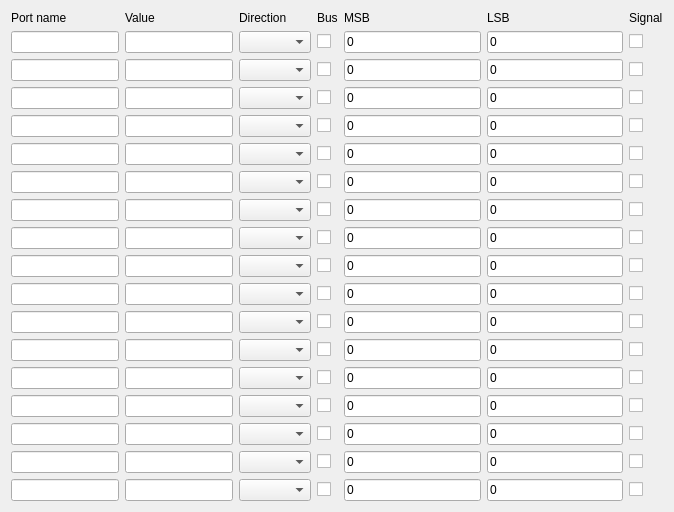
         <widget class="QWidget" name="scrollAreaWidgetContents">
          <property name="geometry">
           <rect>
            <x>0</x>
            <y>-259</y>
            <width>674</width>
            <height>485</height>
           </rect>
          </property>
          <layout class="QGridLayout" name="gridLayout_3">
           <item row="0" column="0">
            <widget class="QLabel" name="label_3">
             <property name="maximumSize">
              <size>
               <width>16777215</width>
               <height>25</height>
              </size>
             </property>
             <property name="text">
              <string>Port name</string>
             </property>
            </widget>
           </item>
           <item row="0" column="1">
            <widget class="QLabel" name="label_9">
             <property name="text">
              <string>Value</string>
             </property>
            </widget>
           </item>
           <item row="0" column="2">
            <widget class="QLabel" name="label_4">
             <property name="text">
              <string>Direction</string>
             </property>
            </widget>
           </item>
           <item row="0" column="3">
            <widget class="QLabel" name="label_5">
             <property name="text">
              <string>Bus</string>
             </property>
            </widget>
           </item>
           <item row="0" column="4">
            <widget class="QLabel" name="label_6">
             <property name="text">
              <string>MSB</string>
             </property>
            </widget>
           </item>
           <item row="0" column="5">
            <widget class="QLabel" name="label_7">
             <property name="text">
              <string>LSB</string>
             </property>
            </widget>
           </item>
           <item row="1" column="0">
            <widget class="QLineEdit" name="editPort_9"/>
           </item>
           <item row="1" column="1">
            <widget class="QLineEdit" name="editValue_9">
             <property name="text">
              <string/>
             </property>
            </widget>
           </item>
           <item row="1" column="2">
            <widget class="QComboBox" name="comboDirection_9">
             <property name="currentIndex">
              <number>-1</number>
             </property>
             <property name="minimumContentsLength">
              <number>0</number>
             </property>
            </widget>
           </item>
           <item row="1" column="3">
            <widget class="QCheckBox" name="checkBus_9">
             <property name="text">
              <string/>
             </property>
            </widget>
           </item>
           <item row="1" column="4">
            <widget class="QLineEdit" name="editMSB_9">
             <property name="sizePolicy">
              <sizepolicy hsizetype="Preferred" vsizetype="Fixed">
               <horstretch>5</horstretch>
               <verstretch>0</verstretch>
              </sizepolicy>
             </property>
             <property name="text">
              <string>0</string>
             </property>
            </widget>
           </item>
           <item row="1" column="5">
            <widget class="QLineEdit" name="editLSB_9">
             <property name="sizePolicy">
              <sizepolicy hsizetype="Expanding" vsizetype="Fixed">
               <horstretch>5</horstretch>
               <verstretch>0</verstretch>
              </sizepolicy>
             </property>
             <property name="text">
              <string>0</string>
             </property>
            </widget>
           </item>
           <item row="1" column="6">
            <widget class="QCheckBox" name="checkSignal_9">
             <property name="sizePolicy">
              <sizepolicy hsizetype="Minimum" vsizetype="Fixed">
               <horstretch>0</horstretch>
               <verstretch>0</verstretch>
              </sizepolicy>
             </property>
             <property name="text">
              <string/>
             </property>
            </widget>
           </item>
           <item row="2" column="0">
            <widget class="QLineEdit" name="editPort_10"/>
           </item>
           <item row="2" column="1">
            <widget class="QLineEdit" name="editValue_10">
             <property name="text">
              <string/>
             </property>
            </widget>
           </item>
           <item row="2" column="2">
            <widget class="QComboBox" name="comboDirection_10"/>
           </item>
           <item row="2" column="3">
            <widget class="QCheckBox" name="checkBus_10">
             <property name="text">
              <string/>
             </property>
            </widget>
           </item>
           <item row="2" column="4">
            <widget class="QLineEdit" name="editMSB_10">
             <property name="sizePolicy">
              <sizepolicy hsizetype="Expanding" vsizetype="Fixed">
               <horstretch>5</horstretch>
               <verstretch>0</verstretch>
              </sizepolicy>
             </property>
             <property name="text">
              <string>0</string>
             </property>
            </widget>
           </item>
           <item row="2" column="5">
            <widget class="QLineEdit" name="editLSB_10">
             <property name="sizePolicy">
              <sizepolicy hsizetype="Expanding" vsizetype="Fixed">
               <horstretch>5</horstretch>
               <verstretch>0</verstretch>
              </sizepolicy>
             </property>
             <property name="text">
              <string>0</string>
             </property>
            </widget>
           </item>
           <item row="2" column="6">
            <widget class="QCheckBox" name="checkSignal_10">
             <property name="sizePolicy">
              <sizepolicy hsizetype="Minimum" vsizetype="Fixed">
               <horstretch>0</horstretch>
               <verstretch>0</verstretch>
              </sizepolicy>
             </property>
             <property name="text">
              <string/>
             </property>
            </widget>
           </item>
           <item row="3" column="0">
            <widget class="QLineEdit" name="editPort_11"/>
           </item>
           <item row="3" column="1">
            <widget class="QLineEdit" name="editValue_11">
             <property name="text">
              <string/>
             </property>
            </widget>
           </item>
           <item row="3" column="2">
            <widget class="QComboBox" name="comboDirection_11"/>
           </item>
           <item row="3" column="3">
            <widget class="QCheckBox" name="checkBus_11">
             <property name="text">
              <string/>
             </property>
            </widget>
           </item>
           <item row="3" column="4">
            <widget class="QLineEdit" name="editMSB_11">
             <property name="sizePolicy">
              <sizepolicy hsizetype="Expanding" vsizetype="Fixed">
               <horstretch>5</horstretch>
               <verstretch>0</verstretch>
              </sizepolicy>
             </property>
             <property name="text">
              <string>0</string>
             </property>
            </widget>
           </item>
           <item row="3" column="5">
            <widget class="QLineEdit" name="editLSB_11">
             <property name="sizePolicy">
              <sizepolicy hsizetype="Expanding" vsizetype="Fixed">
               <horstretch>5</horstretch>
               <verstretch>0</verstretch>
              </sizepolicy>
             </property>
             <property name="text">
              <string>0</string>
             </property>
            </widget>
           </item>
           <item row="3" column="6">
            <widget class="QCheckBox" name="checkSignal_11">
             <property name="sizePolicy">
              <sizepolicy hsizetype="Minimum" vsizetype="Fixed">
               <horstretch>0</horstretch>
               <verstretch>0</verstretch>
              </sizepolicy>
             </property>
             <property name="text">
              <string/>
             </property>
            </widget>
           </item>
           <item row="4" column="0">
            <widget class="QLineEdit" name="editPort_12"/>
           </item>
           <item row="4" column="1">
            <widget class="QLineEdit" name="editValue_12">
             <property name="text">
              <string/>
             </property>
            </widget>
           </item>
           <item row="4" column="2">
            <widget class="QComboBox" name="comboDirection_12"/>
           </item>
           <item row="4" column="3">
            <widget class="QCheckBox" name="checkBus_12">
             <property name="text">
              <string/>
             </property>
            </widget>
           </item>
           <item row="4" column="4">
            <widget class="QLineEdit" name="editMSB_12">
             <property name="sizePolicy">
              <sizepolicy hsizetype="Expanding" vsizetype="Fixed">
               <horstretch>5</horstretch>
               <verstretch>0</verstretch>
              </sizepolicy>
             </property>
             <property name="text">
              <string>0</string>
             </property>
            </widget>
           </item>
           <item row="4" column="5">
            <widget class="QLineEdit" name="editLSB_12">
             <property name="sizePolicy">
              <sizepolicy hsizetype="Expanding" vsizetype="Fixed">
               <horstretch>5</horstretch>
               <verstretch>0</verstretch>
              </sizepolicy>
             </property>
             <property name="text">
              <string>0</string>
             </property>
            </widget>
           </item>
           <item row="4" column="6">
            <widget class="QCheckBox" name="checkSignal_12">
             <property name="sizePolicy">
              <sizepolicy hsizetype="Minimum" vsizetype="Fixed">
               <horstretch>0</horstretch>
               <verstretch>0</verstretch>
              </sizepolicy>
             </property>
             <property name="text">
              <string/>
             </property>
            </widget>
           </item>
           <item row="5" column="0">
            <widget class="QLineEdit" name="editPort_13"/>
           </item>
           <item row="5" column="1">
            <widget class="QLineEdit" name="editValue_13">
             <property name="text">
              <string/>
             </property>
            </widget>
           </item>
           <item row="5" column="2">
            <widget class="QComboBox" name="comboDirection_13"/>
           </item>
           <item row="5" column="3">
            <widget class="QCheckBox" name="checkBus_13">
             <property name="text">
              <string/>
             </property>
            </widget>
           </item>
           <item row="5" column="4">
            <widget class="QLineEdit" name="editMSB_13">
             <property name="sizePolicy">
              <sizepolicy hsizetype="Expanding" vsizetype="Fixed">
               <horstretch>5</horstretch>
               <verstretch>0</verstretch>
              </sizepolicy>
             </property>
             <property name="text">
              <string>0</string>
             </property>
            </widget>
           </item>
           <item row="5" column="5">
            <widget class="QLineEdit" name="editLSB_13">
             <property name="sizePolicy">
              <sizepolicy hsizetype="Expanding" vsizetype="Fixed">
               <horstretch>5</horstretch>
               <verstretch>0</verstretch>
              </sizepolicy>
             </property>
             <property name="text">
              <string>0</string>
             </property>
            </widget>
           </item>
           <item row="5" column="6">
            <widget class="QCheckBox" name="checkSignal_13">
             <property name="sizePolicy">
              <sizepolicy hsizetype="Minimum" vsizetype="Fixed">
               <horstretch>0</horstretch>
               <verstretch>0</verstretch>
              </sizepolicy>
             </property>
             <property name="text">
              <string/>
             </property>
            </widget>
           </item>
           <item row="6" column="3">
            <widget class="QCheckBox" name="checkBus_14">
             <property name="text">
              <string/>
             </property>
            </widget>
           </item>
           <item row="7" column="3">
            <widget class="QCheckBox" name="checkBus_15">
             <property name="text">
              <string/>
             </property>
            </widget>
           </item>
           <item row="6" column="4">
            <widget class="QLineEdit" name="editMSB_14">
             <property name="sizePolicy">
              <sizepolicy hsizetype="Expanding" vsizetype="Fixed">
               <horstretch>5</horstretch>
               <verstretch>0</verstretch>
              </sizepolicy>
             </property>
             <property name="text">
              <string>0</string>
             </property>
            </widget>
           </item>
           <item row="6" column="5">
            <widget class="QLineEdit" name="editLSB_14">
             <property name="sizePolicy">
              <sizepolicy hsizetype="Expanding" vsizetype="Fixed">
               <horstretch>5</horstretch>
               <verstretch>0</verstretch>
              </sizepolicy>
             </property>
             <property name="text">
              <string>0</string>
             </property>
            </widget>
           </item>
           <item row="6" column="6">
            <widget class="QCheckBox" name="checkSignal_14">
             <property name="sizePolicy">
              <sizepolicy hsizetype="Minimum" vsizetype="Fixed">
               <horstretch>0</horstretch>
               <verstretch>0</verstretch>
              </sizepolicy>
             </property>
             <property name="text">
              <string/>
             </property>
            </widget>
           </item>
           <item row="7" column="6">
            <widget class="QCheckBox" name="checkSignal_15">
             <property name="sizePolicy">
              <sizepolicy hsizetype="Minimum" vsizetype="Fixed">
               <horstretch>0</horstretch>
               <verstretch>0</verstretch>
              </sizepolicy>
             </property>
             <property name="text">
              <string/>
             </property>
            </widget>
           </item>
           <item row="8" column="6">
            <widget class="QCheckBox" name="checkSignal_16">
             <property name="sizePolicy">
              <sizepolicy hsizetype="Minimum" vsizetype="Fixed">
               <horstretch>0</horstretch>
               <verstretch>0</verstretch>
              </sizepolicy>
             </property>
             <property name="text">
              <string/>
             </property>
            </widget>
           </item>
           <item row="6" column="2">
            <widget class="QComboBox" name="comboDirection_14"/>
           </item>
           <item row="6" column="0">
            <widget class="QLineEdit" name="editPort_14"/>
           </item>
           <item row="6" column="1">
            <widget class="QLineEdit" name="editValue_14">
             <property name="text">
              <string/>
             </property>
            </widget>
           </item>
           <item row="8" column="3">
            <widget class="QCheckBox" name="checkBus_16">
             <property name="text">
              <string/>
             </property>
            </widget>
           </item>
           <item row="7" column="4">
            <widget class="QLineEdit" name="editMSB_15">
             <property name="sizePolicy">
              <sizepolicy hsizetype="Expanding" vsizetype="Fixed">
               <horstretch>5</horstretch>
               <verstretch>0</verstretch>
              </sizepolicy>
             </property>
             <property name="text">
              <string>0</string>
             </property>
            </widget>
           </item>
           <item row="7" column="5">
            <widget class="QLineEdit" name="editLSB_15">
             <property name="sizePolicy">
              <sizepolicy hsizetype="Expanding" vsizetype="Fixed">
               <horstretch>5</horstretch>
               <verstretch>0</verstretch>
              </sizepolicy>
             </property>
             <property name="text">
              <string>0</string>
             </property>
            </widget>
           </item>
           <item row="7" column="2">
            <widget class="QComboBox" name="comboDirection_15"/>
           </item>
           <item row="7" column="0">
            <widget class="QLineEdit" name="editPort_15"/>
           </item>
           <item row="7" column="1">
            <widget class="QLineEdit" name="editValue_15">
             <property name="text">
              <string/>
             </property>
            </widget>
           </item>
           <item row="8" column="5">
            <widget class="QLineEdit" name="editLSB_16">
             <property name="sizePolicy">
              <sizepolicy hsizetype="Expanding" vsizetype="Fixed">
               <horstretch>5</horstretch>
               <verstretch>0</verstretch>
              </sizepolicy>
             </property>
             <property name="text">
              <string>0</string>
             </property>
            </widget>
           </item>
           <item row="8" column="4">
            <widget class="QLineEdit" name="editMSB_16">
             <property name="sizePolicy">
              <sizepolicy hsizetype="Expanding" vsizetype="Fixed">
               <horstretch>5</horstretch>
               <verstretch>0</verstretch>
              </sizepolicy>
             </property>
             <property name="text">
              <string>0</string>
             </property>
            </widget>
           </item>
           <item row="8" column="2">
            <widget class="QComboBox" name="comboDirection_16"/>
           </item>
           <item row="8" column="1">
            <widget class="QLineEdit" name="editValue_16">
             <property name="text">
              <string/>
             </property>
            </widget>
           </item>
           <item row="8" column="0">
            <widget class="QLineEdit" name="editPort_16"/>
           </item>
           <item row="18" column="0" colspan="7">
            <spacer name="verticalSpacer_2">
             <property name="orientation">
              <enum>Qt::Vertical</enum>
             </property>
             <property name="sizeHint" stdset="0">
              <size>
               <width>20</width>
               <height>40</height>
              </size>
             </property>
            </spacer>
           </item>
           <item row="0" column="6">
            <widget class="QLabel" name="label_8">
             <property name="text">
              <string>Signal</string>
             </property>
            </widget>
           </item>
           <item row="9" column="0">
            <widget class="QLineEdit" name="editPort_17"/>
           </item>
           <item row="9" column="1">
            <widget class="QLineEdit" name="editValue_17"/>
           </item>
           <item row="9" column="2">
            <widget class="QComboBox" name="comboDirection_17"/>
           </item>
           <item row="9" column="3">
            <widget class="QCheckBox" name="checkBus_17">
             <property name="text">
              <string/>
             </property>
            </widget>
           </item>
           <item row="9" column="4">
            <widget class="QLineEdit" name="editMSB_17">
             <property name="text">
              <string>0</string>
             </property>
            </widget>
           </item>
           <item row="9" column="5">
            <widget class="QLineEdit" name="editLSB_17">
             <property name="text">
              <string>0</string>
             </property>
            </widget>
           </item>
           <item row="10" column="0">
            <widget class="QLineEdit" name="editPort_18"/>
           </item>
           <item row="11" column="0">
            <widget class="QLineEdit" name="editPort_19"/>
           </item>
           <item row="12" column="0">
            <widget class="QLineEdit" name="editPort_20"/>
           </item>
           <item row="13" column="0">
            <widget class="QLineEdit" name="editPort_21"/>
           </item>
           <item row="14" column="0">
            <widget class="QLineEdit" name="editPort_22"/>
           </item>
           <item row="15" column="0">
            <widget class="QLineEdit" name="editPort_23"/>
           </item>
           <item row="16" column="0">
            <widget class="QLineEdit" name="editPort_24"/>
           </item>
           <item row="17" column="0">
            <widget class="QLineEdit" name="editPort_25"/>
           </item>
           <item row="10" column="1">
            <widget class="QLineEdit" name="editValue_18"/>
           </item>
           <item row="11" column="1">
            <widget class="QLineEdit" name="editValue_19"/>
           </item>
           <item row="12" column="1">
            <widget class="QLineEdit" name="editValue_20"/>
           </item>
           <item row="13" column="1">
            <widget class="QLineEdit" name="editValue_21"/>
           </item>
           <item row="14" column="1">
            <widget class="QLineEdit" name="editValue_22"/>
           </item>
           <item row="15" column="1">
            <widget class="QLineEdit" name="editValue_23"/>
           </item>
           <item row="16" column="1">
            <widget class="QLineEdit" name="editValue_24"/>
           </item>
           <item row="17" column="1">
            <widget class="QLineEdit" name="editValue_25"/>
           </item>
           <item row="10" column="2">
            <widget class="QComboBox" name="comboDirection_18"/>
           </item>
           <item row="11" column="2">
            <widget class="QComboBox" name="comboDirection_19"/>
           </item>
           <item row="12" column="2">
            <widget class="QComboBox" name="comboDirection_20"/>
           </item>
           <item row="13" column="2">
            <widget class="QComboBox" name="comboDirection_21"/>
           </item>
           <item row="14" column="2">
            <widget class="QComboBox" name="comboDirection_22"/>
           </item>
           <item row="15" column="2">
            <widget class="QComboBox" name="comboDirection_23"/>
           </item>
           <item row="16" column="2">
            <widget class="QComboBox" name="comboDirection_24"/>
           </item>
           <item row="17" column="2">
            <widget class="QComboBox" name="comboDirection_25"/>
           </item>
           <item row="10" column="3">
            <widget class="QCheckBox" name="checkBus_18">
             <property name="text">
              <string/>
             </property>
            </widget>
           </item>
           <item row="11" column="3">
            <widget class="QCheckBox" name="checkBus_19">
             <property name="text">
              <string/>
             </property>
            </widget>
           </item>
           <item row="12" column="3">
            <widget class="QCheckBox" name="checkBus_20">
             <property name="text">
              <string/>
             </property>
            </widget>
           </item>
           <item row="13" column="3">
            <widget class="QCheckBox" name="checkBus_21">
             <property name="text">
              <string/>
             </property>
            </widget>
           </item>
           <item row="14" column="3">
            <widget class="QCheckBox" name="checkBus_22">
             <property name="text">
              <string/>
             </property>
            </widget>
           </item>
           <item row="15" column="3">
            <widget class="QCheckBox" name="checkBus_23">
             <property name="text">
              <string/>
             </property>
            </widget>
           </item>
           <item row="16" column="3">
            <widget class="QCheckBox" name="checkBus_24">
             <property name="text">
              <string/>
             </property>
            </widget>
           </item>
           <item row="17" column="3">
            <widget class="QCheckBox" name="checkBus_25">
             <property name="text">
              <string/>
             </property>
            </widget>
           </item>
           <item row="10" column="4">
            <widget class="QLineEdit" name="editMSB_18">
             <property name="text">
              <string>0</string>
             </property>
            </widget>
           </item>
           <item row="11" column="4">
            <widget class="QLineEdit" name="editMSB_19">
             <property name="text">
              <string>0</string>
             </property>
            </widget>
           </item>
           <item row="12" column="4">
            <widget class="QLineEdit" name="editMSB_20">
             <property name="text">
              <string>0</string>
             </property>
            </widget>
           </item>
           <item row="13" column="4">
            <widget class="QLineEdit" name="editMSB_21">
             <property name="text">
              <string>0</string>
             </property>
            </widget>
           </item>
           <item row="14" column="4">
            <widget class="QLineEdit" name="editMSB_22">
             <property name="text">
              <string>0</string>
             </property>
            </widget>
           </item>
           <item row="15" column="4">
            <widget class="QLineEdit" name="editMSB_23">
             <property name="text">
              <string>0</string>
             </property>
            </widget>
           </item>
           <item row="16" column="4">
            <widget class="QLineEdit" name="editMSB_24">
             <property name="text">
              <string>0</string>
             </property>
            </widget>
           </item>
           <item row="17" column="4">
            <widget class="QLineEdit" name="editMSB_25">
             <property name="text">
              <string>0</string>
             </property>
            </widget>
           </item>
           <item row="10" column="5">
            <widget class="QLineEdit" name="editLSB_18">
             <property name="text">
              <string>0</string>
             </property>
            </widget>
           </item>
           <item row="11" column="5">
            <widget class="QLineEdit" name="editLSB_19">
             <property name="text">
              <string>0</string>
             </property>
            </widget>
           </item>
           <item row="12" column="5">
            <widget class="QLineEdit" name="editLSB_20">
             <property name="text">
              <string>0</string>
             </property>
            </widget>
           </item>
           <item row="13" column="5">
            <widget class="QLineEdit" name="editLSB_21">
             <property name="text">
              <string>0</string>
             </property>
            </widget>
           </item>
           <item row="14" column="5">
            <widget class="QLineEdit" name="editLSB_22">
             <property name="text">
              <string>0</string>
             </property>
            </widget>
           </item>
           <item row="15" column="5">
            <widget class="QLineEdit" name="editLSB_23">
             <property name="text">
              <string>0</string>
             </property>
            </widget>
           </item>
           <item row="16" column="5">
            <widget class="QLineEdit" name="editLSB_24">
             <property name="text">
              <string>0</string>
             </property>
            </widget>
           </item>
           <item row="17" column="5">
            <widget class="QLineEdit" name="editLSB_25">
             <property name="text">
              <string>0</string>
             </property>
            </widget>
           </item>
           <item row="9" column="6">
            <widget class="QCheckBox" name="checkSignal_17">
             <property name="text">
              <string/>
             </property>
            </widget>
           </item>
           <item row="10" column="6">
            <widget class="QCheckBox" name="checkSignal_18">
             <property name="text">
              <string/>
             </property>
            </widget>
           </item>
           <item row="11" column="6">
            <widget class="QCheckBox" name="checkSignal_19">
             <property name="text">
              <string/>
             </property>
            </widget>
           </item>
           <item row="12" column="6">
            <widget class="QCheckBox" name="checkSignal_20">
             <property name="text">
              <string/>
             </property>
            </widget>
           </item>
           <item row="13" column="6">
            <widget class="QCheckBox" name="checkSignal_21">
             <property name="text">
              <string/>
             </property>
            </widget>
           </item>
           <item row="14" column="6">
            <widget class="QCheckBox" name="checkSignal_22">
             <property name="text">
              <string/>
             </property>
            </widget>
           </item>
           <item row="15" column="6">
            <widget class="QCheckBox" name="checkSignal_23">
             <property name="text">
              <string/>
             </property>
            </widget>
           </item>
           <item row="16" column="6">
            <widget class="QCheckBox" name="checkSignal_24">
             <property name="text">
              <string/>
             </property>
            </widget>
           </item>
           <item row="17" column="6">
            <widget class="QCheckBox" name="checkSignal_25">
             <property name="text">
              <string/>
             </property>
            </widget>
           </item>
          </layout>
         </widget>
